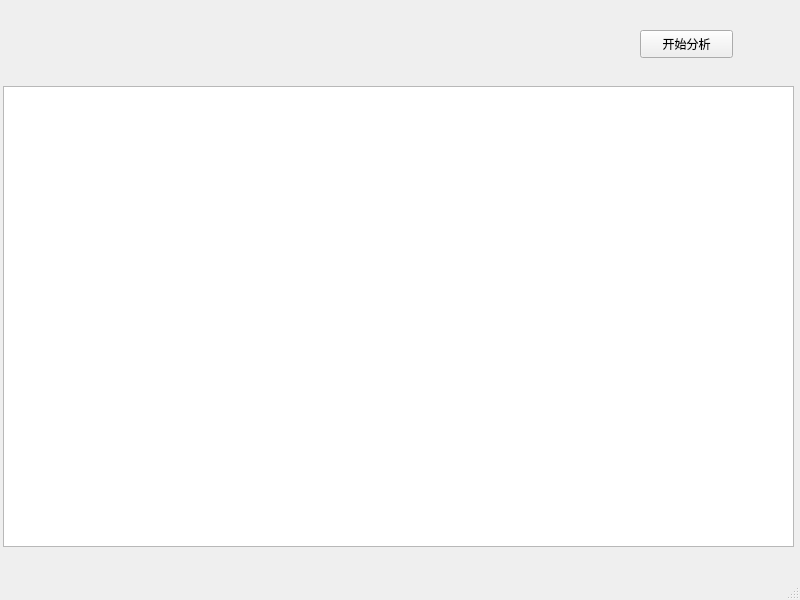
<?xml version="1.0" encoding="UTF-8"?>
<ui version="4.0">
 <class>scoringAnalysisWindow</class>
 <widget class="QMainWindow" name="scoringAnalysisWindow">
  <property name="geometry">
   <rect>
    <x>0</x>
    <y>0</y>
    <width>800</width>
    <height>600</height>
   </rect>
  </property>
  <property name="windowTitle">
   <string>成绩分析</string>
  </property>
  <widget class="QWidget" name="centralwidget">
   <widget class="QPushButton" name="pushButtonStart">
    <property name="geometry">
     <rect>
      <x>640</x>
      <y>30</y>
      <width>93</width>
      <height>28</height>
     </rect>
    </property>
    <property name="text">
     <string>开始分析</string>
    </property>
   </widget>
   <widget class="QTextEdit" name="textEdit">
    <property name="geometry">
     <rect>
      <x>3</x>
      <y>86</y>
      <width>791</width>
      <height>461</height>
     </rect>
    </property>
   </widget>
  </widget>
  <widget class="QMenuBar" name="menubar">
   <property name="geometry">
    <rect>
     <x>0</x>
     <y>0</y>
     <width>800</width>
     <height>26</height>
    </rect>
   </property>
  </widget>
  <widget class="QStatusBar" name="statusbar"/>
 </widget>
 <resources/>
 <connections/>
</ui>
